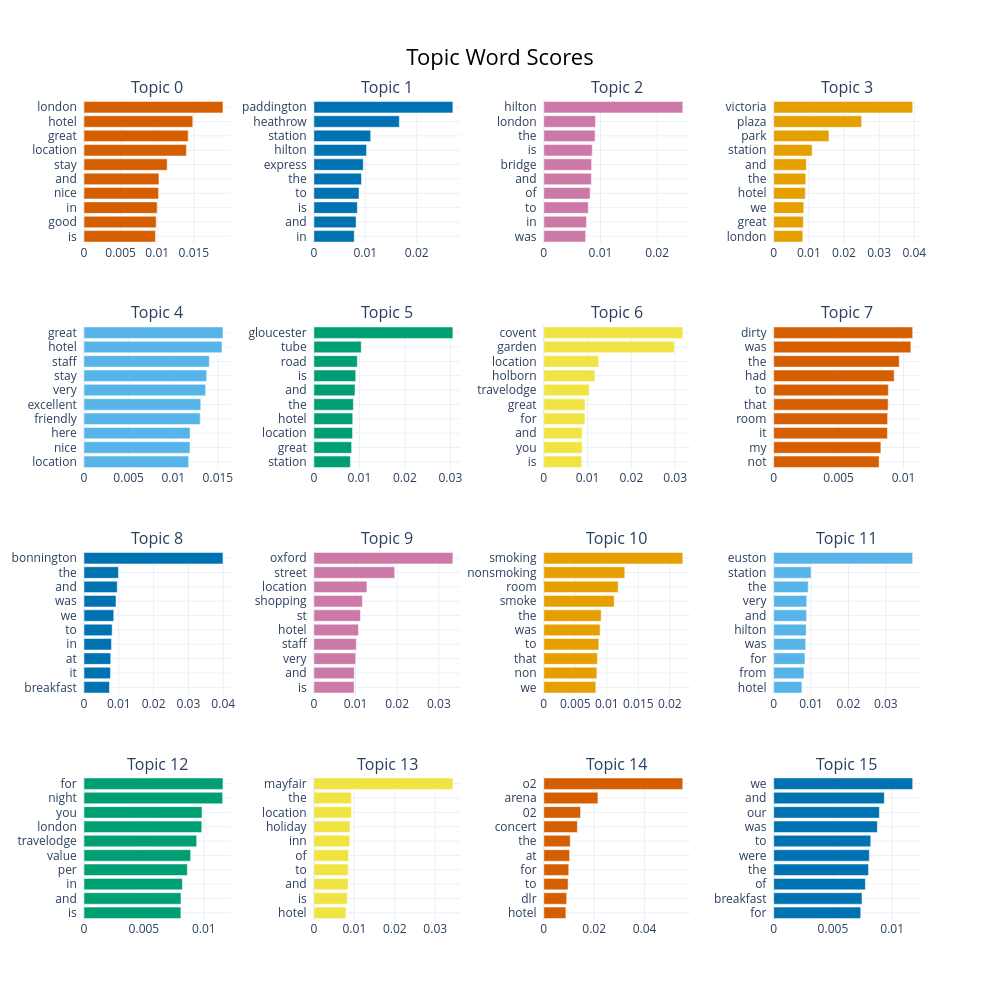

Notebook code for this chart:
### Code cell
topic_model.visualize_barchart(top_n_topics = 16, n_words = 10)

### Figure 1 — Plotly figure (JSON) as saved in the notebook; plotly's stock layout.template omitted (floating-point values rounded to 4 significant figures)
{"data": [{"marker": {"color": "#D55E00"}, "orientation": "h", "type": "bar", "x": [0.009754, 0.009846, 0.009982, 0.01018, 0.01023, 0.01135, 0.01398, 0.01421, 0.01485, 0.01897], "xaxis": "x", "y": ["is  ", "good  ", "in  ", "nice  ", "and  ", "stay  ", "location  ", "great  ", "hotel  ", "london  "], "yaxis": "y"}, {"marker": {"color": "#0072B2"}, "orientation": "h", "type": "bar", "x": [0.00784, 0.008198, 0.008446, 0.008776, 0.009257, 0.009597, 0.01023, 0.01104, 0.01661, 0.02703], "xaxis": "x2", "y": ["in  ", "and  ", "is  ", "to  ", "the  ", "express  ", "hilton  ", "station  ", "heathrow  ", "paddington  "], "yaxis": "y2"}, {"marker": {"color": "#CC79A7"}, "orientation": "h", "type": "bar", "x": [0.00739, 0.007526, 0.007849, 0.008174, 0.008396, 0.008435, 0.008545, 0.009052, 0.009121, 0.02452], "xaxis": "x3", "y": ["was  ", "in  ", "to  ", "of  ", "and  ", "bridge  ", "is  ", "the  ", "london  ", "hilton  "], "yaxis": "y3"}, {"marker": {"color": "#E69F00"}, "orientation": "h", "type": "bar", "x": [0.008283, 0.008444, 0.008562, 0.008992, 0.009113, 0.009277, 0.01094, 0.01572, 0.02503, 0.03955], "xaxis": "x4", "y": ["london  ", "great  ", "we  ", "hotel  ", "the  ", "and  ", "station  ", "park  ", "plaza  ", "victoria  "], "yaxis": "y4"}, {"marker": {"color": "#56B4E9"}, "orientation": "h", "type": "bar", "x": [0.01173, 0.01187, 0.01188, 0.01302, 0.01308, 0.01363, 0.01374, 0.01403, 0.01545, 0.01557], "xaxis": "x5", "y": ["location  ", "nice  ", "here  ", "friendly  ", "excellent  ", "very  ", "stay  ", "staff  ", "hotel  ", "great  "], "yaxis": "y5"}, {"marker": {"color": "#009E73"}, "orientation": "h", "type": "bar", "x": [0.008021, 0.008291, 0.008496, 0.008537, 0.008672, 0.009035, 0.0092, 0.00954, 0.01041, 0.03055], "xaxis": "x6", "y": ["station  ", "great  ", "location  ", "hotel  ", "the  ", "and  ", "is  ", "road  ", "tube  ", "gloucester  "], "yaxis": "y6"}, {"marker": {"color": "#F0E442"}, "orientation": "h", "type": "bar", "x": [0.008668, 0.008761, 0.008768, 0.009384, 0.009402, 0.01039, 0.01167, 0.01255, 0.02982, 0.03174], "xaxis": "x7", "y": ["is  ", "you  ", "and  ", "for  ", "great  ", "travelodge  ", "holborn  ", "location  ", "garden  ", "covent  "], "yaxis": "y7"}, {"marker": {"color": "#D55E00"}, "orientation": "h", "type": "bar", "x": [0.008115, 0.008253, 0.008758, 0.00877, 0.008808, 0.008827, 0.009272, 0.009666, 0.01056, 0.0107], "xaxis": "x8", "y": ["not  ", "my  ", "it  ", "room  ", "that  ", "to  ", "had  ", "the  ", "was  ", "dirty  "], "yaxis": "y8"}, {"marker": {"color": "#0072B2"}, "orientation": "h", "type": "bar", "x": [0.007311, 0.007602, 0.007683, 0.007883, 0.008088, 0.008546, 0.009191, 0.009548, 0.009889, 0.03993], "xaxis": "x9", "y": ["breakfast  ", "it  ", "at  ", "in  ", "to  ", "we  ", "was  ", "and  ", "the  ", "bonnington  "], "yaxis": "y9"}, {"marker": {"color": "#CC79A7"}, "orientation": "h", "type": "bar", "x": [0.009663, 0.009694, 0.01003, 0.01019, 0.01072, 0.0112, 0.01164, 0.01273, 0.0194, 0.03337], "xaxis": "x10", "y": ["is  ", "and  ", "very  ", "staff  ", "hotel  ", "st  ", "shopping  ", "location  ", "street  ", "oxford  "], "yaxis": "y10"}, {"marker": {"color": "#E69F00"}, "orientation": "h", "type": "bar", "x": [0.008247, 0.008427, 0.0085, 0.008736, 0.008947, 0.009103, 0.01117, 0.0118, 0.01285, 0.02206], "xaxis": "x11", "y": ["we  ", "non  ", "that  ", "to  ", "was  ", "the  ", "smoke  ", "room  ", "nonsmoking  ", "smoking  "], "yaxis": "y11"}, {"marker": {"color": "#56B4E9"}, "orientation": "h", "type": "bar", "x": [0.00755, 0.008097, 0.008359, 0.008562, 0.008677, 0.008791, 0.008844, 0.00924, 0.01001, 0.03719], "xaxis": "x12", "y": ["hotel  ", "from  ", "for  ", "was  ", "hilton  ", "and  ", "very  ", "the  ", "station  ", "euston  "], "yaxis": "y12"}, {"marker": {"color": "#009E73"}, "orientation": "h", "type": "bar", "x": [0.008086, 0.008094, 0.008213, 0.008627, 0.008902, 0.009408, 0.009833, 0.009853, 0.01157, 0.0116], "xaxis": "x13", "y": ["is  ", "and  ", "in  ", "per  ", "value  ", "travelodge  ", "london  ", "you  ", "night  ", "for  "], "yaxis": "y13"}, {"marker": {"color": "#F0E442"}, "orientation": "h", "type": "bar", "x": [0.00791, 0.008243, 0.00846, 0.008489, 0.008563, 0.008856, 0.008932, 0.009272, 0.009274, 0.03436], "xaxis": "x14", "y": ["hotel  ", "is  ", "and  ", "to  ", "of  ", "inn  ", "holiday  ", "location  ", "the  ", "mayfair  "], "yaxis": "y14"}, {"marker": {"color": "#D55E00"}, "orientation": "h", "type": "bar", "x": [0.008768, 0.009085, 0.009636, 0.009895, 0.01024, 0.01048, 0.01332, 0.0146, 0.02148, 0.05517], "xaxis": "x15", "y": ["hotel  ", "dlr  ", "to  ", "for  ", "at  ", "the  ", "concert  ", "02  ", "arena  ", "o2  "], "yaxis": "y15"}, {"marker": {"color": "#0072B2"}, "orientation": "h", "type": "bar", "x": [0.007349, 0.007455, 0.00774, 0.008001, 0.008071, 0.008192, 0.008748, 0.008921, 0.009337, 0.01173], "xaxis": "x16", "y": ["for  ", "breakfast  ", "of  ", "the  ", "were  ", "to  ", "was  ", "our  ", "and  ", "we  "], "yaxis": "y16"}], "layout": {"annotations": [{"font": {"size": 16}, "showarrow": false, "text": "Topic 0", "x": 0.0875, "xanchor": "center", "xref": "paper", "y": 1, "yanchor": "bottom", "yref": "paper"}, {"font": {"size": 16}, "showarrow": false, "text": "Topic 1", "x": 0.3625, "xanchor": "center", "xref": "paper", "y": 1, "yanchor": "bottom", "yref": "paper"}, {"font": {"size": 16}, "showarrow": false, "text": "Topic 2", "x": 0.6375, "xanchor": "center", "xref": "paper", "y": 1, "yanchor": "bottom", "yref": "paper"}, {"font": {"size": 16}, "showarrow": false, "text": "Topic 3", "x": 0.9125, "xanchor": "center", "xref": "paper", "y": 1, "yanchor": "bottom", "yref": "paper"}, {"font": {"size": 16}, "showarrow": false, "text": "Topic 4", "x": 0.0875, "xanchor": "center", "xref": "paper", "y": 0.725, "yanchor": "bottom", "yref": "paper"}, {"font": {"size": 16}, "showarrow": false, "text": "Topic 5", "x": 0.3625, "xanchor": "center", "xref": "paper", "y": 0.725, "yanchor": "bottom", "yref": "paper"}, {"font": {"size": 16}, "showarrow": false, "text": "Topic 6", "x": 0.6375, "xanchor": "center", "xref": "paper", "y": 0.725, "yanchor": "bottom", "yref": "paper"}, {"font": {"size": 16}, "showarrow": false, "text": "Topic 7", "x": 0.9125, "xanchor": "center", "xref": "paper", "y": 0.725, "yanchor": "bottom", "yref": "paper"}, {"font": {"size": 16}, "showarrow": false, "text": "Topic 8", "x": 0.0875, "xanchor": "center", "xref": "paper", "y": 0.45, "yanchor": "bottom", "yref": "paper"}, {"font": {"size": 16}, "showarrow": false, "text": "Topic 9", "x": 0.3625, "xanchor": "center", "xref": "paper", "y": 0.45, "yanchor": "bottom", "yref": "paper"}, {"font": {"size": 16}, "showarrow": false, "text": "Topic 10", "x": 0.6375, "xanchor": "center", "xref": "paper", "y": 0.45, "yanchor": "bottom", "yref": "paper"}, {"font": {"size": 16}, "showarrow": false, "text": "Topic 11", "x": 0.9125, "xanchor": "center", "xref": "paper", "y": 0.45, "yanchor": "bottom", "yref": "paper"}, {"font": {"size": 16}, "showarrow": false, "text": "Topic 12", "x": 0.0875, "xanchor": "center", "xref": "paper", "y": 0.175, "yanchor": "bottom", "yref": "paper"}, {"font": {"size": 16}, "showarrow": false, "text": "Topic 13", "x": 0.3625, "xanchor": "center", "xref": "paper", "y": 0.175, "yanchor": "bottom", "yref": "paper"}, {"font": {"size": 16}, "showarrow": false, "text": "Topic 14", "x": 0.6375, "xanchor": "center", "xref": "paper", "y": 0.175, "yanchor": "bottom", "yref": "paper"}, {"font": {"size": 16}, "showarrow": false, "text": "Topic 15", "x": 0.9125, "xanchor": "center", "xref": "paper", "y": 0.175, "yanchor": "bottom", "yref": "paper"}], "height": 1000, "hoverlabel": {"bgcolor": "white", "font": {"family": "Rockwell", "size": 16}}, "showlegend": false, "title": {"font": {"color": "Black", "size": 22}, "text": "Topic Word Scores", "x": 0.5, "xanchor": "center", "yanchor": "top"}, "width": 1000, "xaxis": {"anchor": "y", "domain": [0, 0.175], "showgrid": true}, "xaxis10": {"anchor": "y10", "domain": [0.275, 0.45], "showgrid": true}, "xaxis11": {"anchor": "y11", "domain": [0.55, 0.725], "showgrid": true}, "xaxis12": {"anchor": "y12", "domain": [0.825, 1], "showgrid": true}, "xaxis13": {"anchor": "y13", "domain": [0, 0.175], "showgrid": true}, "xaxis14": {"anchor": "y14", "domain": [0.275, 0.45], "showgrid": true}, "xaxis15": {"anchor": "y15", "domain": [0.55, 0.725], "showgrid": true}, "xaxis16": {"anchor": "y16", "domain": [0.825, 1], "showgrid": true}, "xaxis2": {"anchor": "y2", "domain": [0.275, 0.45], "showgrid": true}, "xaxis3": {"anchor": "y3", "domain": [0.55, 0.725], "showgrid": true}, "xaxis4": {"anchor": "y4", "domain": [0.825, 1], "showgrid": true}, "xaxis5": {"anchor": "y5", "domain": [0, 0.175], "showgrid": true}, "xaxis6": {"anchor": "y6", "domain": [0.275, 0.45], "showgrid": true}, "xaxis7": {"anchor": "y7", "domain": [0.55, 0.725], "showgrid": true}, "xaxis8": {"anchor": "y8", "domain": [0.825, 1], "showgrid": true}, "xaxis9": {"anchor": "y9", "domain": [0, 0.175], "showgrid": true}, "yaxis": {"anchor": "x", "domain": [0.825, 1], "showgrid": true}, "yaxis10": {"anchor": "x10", "domain": [0.275, 0.45], "showgrid": true}, "yaxis11": {"anchor": "x11", "domain": [0.275, 0.45], "showgrid": true}, "yaxis12": {"anchor": "x12", "domain": [0.275, 0.45], "showgrid": true}, "yaxis13": {"anchor": "x13", "domain": [0, 0.175], "showgrid": true}, "yaxis14": {"anchor": "x14", "domain": [0, 0.175], "showgrid": true}, "yaxis15": {"anchor": "x15", "domain": [0, 0.175], "showgrid": true}, "yaxis16": {"anchor": "x16", "domain": [0, 0.175], "showgrid": true}, "yaxis2": {"anchor": "x2", "domain": [0.825, 1], "showgrid": true}, "yaxis3": {"anchor": "x3", "domain": [0.825, 1], "showgrid": true}, "yaxis4": {"anchor": "x4", "domain": [0.825, 1], "showgrid": true}, "yaxis5": {"anchor": "x5", "domain": [0.55, 0.725], "showgrid": true}, "yaxis6": {"anchor": "x6", "domain": [0.55, 0.725], "showgrid": true}, "yaxis7": {"anchor": "x7", "domain": [0.55, 0.725], "showgrid": true}, "yaxis8": {"anchor": "x8", "domain": [0.55, 0.725], "showgrid": true}, "yaxis9": {"anchor": "x9", "domain": [0.275, 0.45], "showgrid": true}}}
